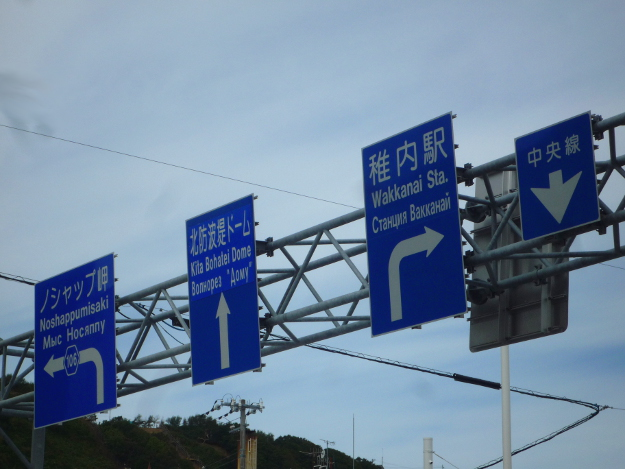
#> input picture opencv/data/hokkaido.jpg, 625 x 469 px
$ python test.py data/hokkaido.jpg   (Python 2 division)   (older library calls are emulated)
#> lines starting #> are read from the running program, lines starting #| are printed output that depends on the picture
# -*- coding: utf-8 -*-

import argparse
import cv2
import numpy as np


class Poly(object):
    def __init__(self, contour):
        self.__contour = contour
        arclen = cv2.arcLength(contour, True)
        self.__polygon = cv2.approxPolyDP(contour, 0.02 * arclen, True)

    def isQuadrangle(self):
        return len(self.__polygon) == 4

    def getQuadrangle(self):
        points = list(map(lambda x: x[0], self.__polygon))
        points_h = sorted(points, key=lambda x: x[0])
        lt, lb = points_h[0], points_h[1]
        if lb[1] < lt[1]:
            lt, lb = lb, lt
        rt, rb = points_h[2], points_h[3]
        if rb[1] < rt[1]:
            rt, rb = rb, rt
        quad = [lb, rb, rt, lt]
        return quad

    def getRectPoints(self):
        points = list(map(lambda x: x[0], self.__polygon))
        points_h = sorted(points, key=lambda x: x[0])
        points_v = sorted(points, key=lambda x: x[1])
        l = points_h[0][0]
        r = points_h[-1][0]
        t = points_v[0][1]
        b = points_v[-1][1]
        lt = (l, t)
        rb = (r, b)
        return lt, rb

    def getPerspectiveTransformMatrix(self):
        pp1 = self.getQuadrangle()
        pt1, pt2 = self.getRectPoints()
        pp2 = [[pt1[0], pt2[1]], [pt2[0], pt2[1]], [pt2[0], pt1[1]], [pt1[0], pt1[1]]]
        psp_matrix = cv2.getPerspectiveTransform(np.float32(pp1), np.float32(pp2))
        return psp_matrix


class Image(object):

    def __init__(self, filename, flags=cv2.IMREAD_COLOR):
        # type: (str) -> None
#> called with filename = 'data/hokkaido.jpg', flags = 1
        self.__orig = cv2.imread(filename, flags)
        print "<< original >>"
        print self.__orig[0]
        print "row length=%d" % len(self.__orig[0])
        print "pixel:{} / {}".format(self.__orig[0][0], type(self.__orig[0][0]))
        self.__img = cv2.imread(filename, flags)
        self.__size = tuple([self.__orig.shape[1], self.__orig.shape[0]])
        self.__polys = []

    def show(self, img=None):
        if img is None:
            img = self.__img
        cv2.imshow('image', img)
        cv2.waitKey(0)

    def grayscale(self):
        self.__img = cv2.cvtColor(self.__img, cv2.COLOR_BGR2GRAY)

    def blur(self):
        self.__img = cv2.GaussianBlur(self.__img, (11, 11), 0)

    def binarization(self):
        ret, img = cv2.threshold(self.__img, 150, 255, cv2.THRESH_TOZERO_INV)
        cv2.bitwise_not(img, self.__img)
        ret, img = cv2.threshold(self.__img, 0, 255, cv2.THRESH_BINARY | cv2.THRESH_OTSU)
        self.__img = img

    def edge(self):
        img = cv2.Canny(self.__img, 50, 110)
        cv2.bitwise_not(img, img)
        for y, row in enumerate(img):
            for x, color in enumerate(row):
                if color == 0:  # black
                    print "pixel[{}][{}]: {}".format(x, y, type(self.__img[y][x]))
                    self.__img[y][x] = 0

    def contours(self):
        # rect
        img, contours, hierarchy = cv2.findContours(self.__img, cv2.RETR_CCOMP, cv2.CHAIN_APPROX_TC89_L1)
        print("contours=%d, hierarchy=%d" % (len(contours), len(hierarchy)))

        # area size filtering
        limited_contours = [c for c in contours if 10000 <= cv2.contourArea(c, 0)]
        print("limited_contours=%d" % (len(limited_contours)))

        # contour rect
        for contour in limited_contours:
            poly = Poly(contour)
            self.__polys.append(poly)
        print("quadrangle=%d" % (len(self.__polys)))

    def drawPolys(self):
        color = (0, 0, 255)
        thickness = 1

        img = self.__orig.copy()
        for poly in self.__polys:
            pt1, pt2 = poly.getRectPoints()
            img = cv2.rectangle(img, pt1, pt2, color)

        self.__img = img

    def warpPerspective(self):
        imgs = []
        for poly in self.__polys:
            matrix = poly.getPerspectiveTransformMatrix()
            psp_img = cv2.warpPerspective(self.__orig, matrix, self.__size)
            pt1, pt2 = poly.getRectPoints()
            img = psp_img[pt1[1]:pt2[1], pt1[0]:pt2[0]]
            imgs.append(img)
            # self.__orig = cv2.rectangle(self.__orig, pt1, pt2, color)
        return imgs


def main(args):
    img = Image(args.filename)
    img.grayscale()
    img.blur()
    # img.edge()
    img.binarization()
    img.contours()
    img.drawPolys()
    img.show()
#> in show, `cv2.imshow('image', img)`:
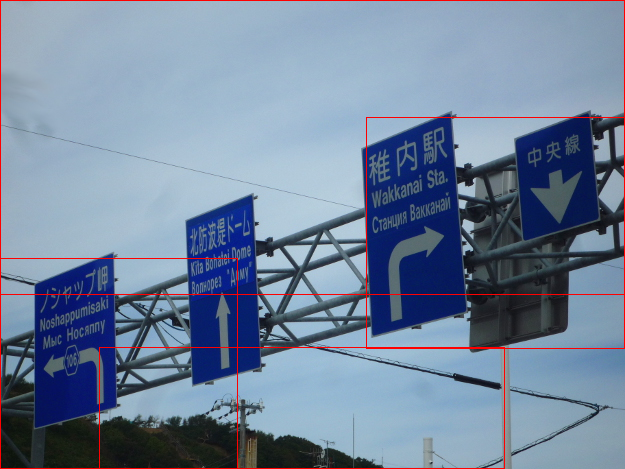
#> window 'image': shape (469, 625, 3); mean B, G, R 156.4, 131.8, 114.2
    return

if __name__ == '__main__':
    parser = argparse.ArgumentParser(description='Text processing from an image')
    parser.add_argument('filename', help="input file path")
    parser.add_argument('--version', action='version', version='%(prog)s 0.1')  # version
    args = parser.parse_args()  # コマンドラインの引数を解釈します

    main(args)
